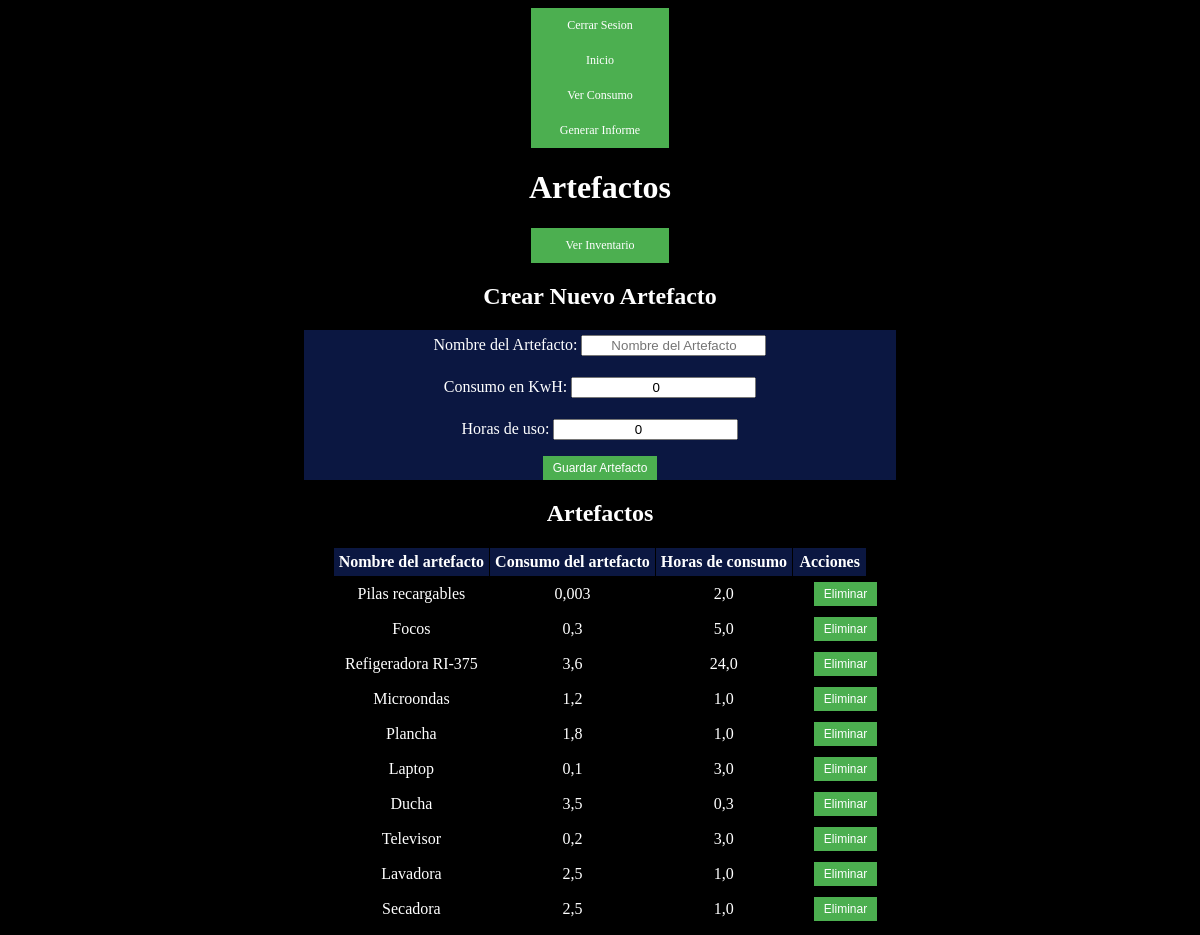
Before: /paginaUsuario/inventario/artefactos/ (signed in) with the older database file.
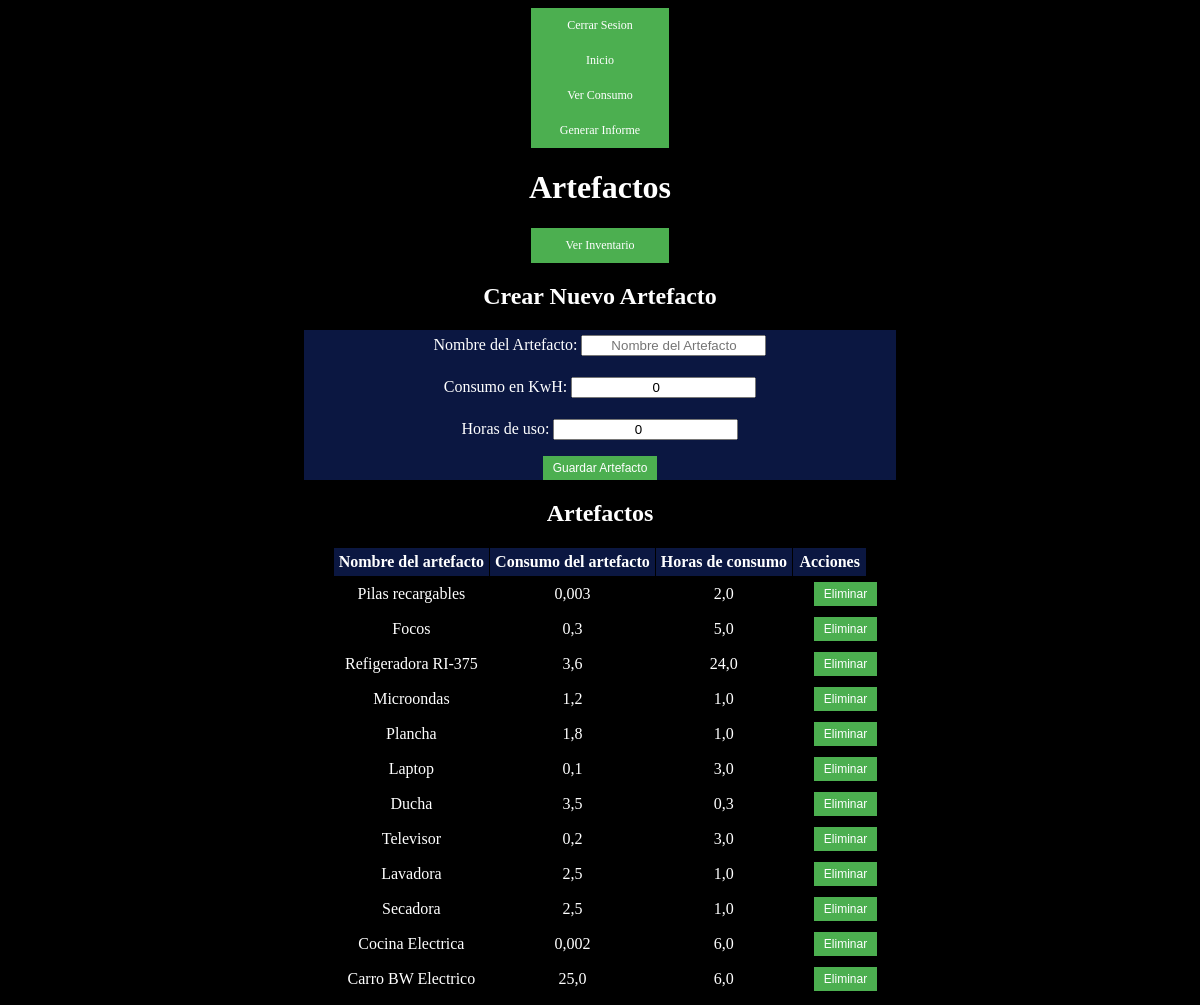
After: the same page with the newer database file.
### energy/models.py (models this page shows, shortened)
class Artefactos(models.Model):
    user = models.ForeignKey(User, on_delete=models.CASCADE)
    nombreArtefacto = models.CharField(max_length=20)
    consumoKwH = models.FloatField(default=0)
    horasDeUso = models.FloatField(default=0)

### energy/views.py (the view, shortened to what this page needs)
# urls.py: path('paginaUsuario/inventario/artefactos/', artefacto, name="artefacto"),
def artefacto(request):
    if request.user.is_authenticated:
        artefactos = Artefactos.objects.filter(user=request.user)
        if request.method == 'GET':
            form = ArtefactosForm()
            return render(request, 'energy/home/artefactos.html', {
                'form': form,
                'artefactos': artefactos,
            })
    return render(request, 'energy/home/artefactos.html', {
        'eliminar': eliminarArtefacto,
        })

### energy/forms.py
class ArtefactosForm(forms.ModelForm):
    class Meta:
        model = Artefactos
        fields = ('nombreArtefacto', 'consumoKwH', 'horasDeUso')
        widgets = {
            'nombreArtefacto': forms.TextInput(
                attrs={
                    'placeholder': 'Nombre del Artefacto'
                }
            ),
            'consumoKwH': forms.NumberInput(
                attrs={
                    'placeholder': 'Consumo en KwH'
                }
            ),
            'horasDeUso': forms.NumberInput(
                attrs={
                    'placeholder': 'Horas de uso'
                }
            )
        }
        labels = {
            'nombreArtefacto': 'Nombre del Artefacto',
            'consumoKwH': 'Consumo en KwH',
            'horasDeUso': 'Horas de uso',
        }

### energy/templates/energy/home/artefactos.html (shortened to what this page needs)
<html>
<head>
</head>
<body>
<a href="{% url 'cerrarSesion' %}">Cerrar Sesion</a>
<a href="{% url 'paginaUsuario' %}">Inicio</a>
<a href="{% url 'proyecciones' %}">Ver Consumo</a>
<a href="{% url 'informe' %}">Generar Informe</a>
    <h1>Artefactos</h1>
<a href="{% url 'inventario' %}">Ver Inventario</a>
<h2>Crear Nuevo Artefacto</h2>
<form method="post" action="{% url 'artefacto' %}">
  {{ form.as_p }}
  <button type="submit">Guardar Artefacto</button>
</form>
<h2>Artefactos</h2>
<table>
  <tr>
    <th>Nombre del artefacto</th>
    <th>Consumo del artefacto</th>
    <th>Horas de consumo</th>
    <th>Acciones</th>
  </tr>
  {% for artefacto in artefactos %}
    <tr>
        <td>{{ artefacto.nombreArtefacto }}</td>
        <td>{{ artefacto.consumoKwH }}</td>
        <td>{{ artefacto.horasDeUso }}</td>
        <td>
        <form method="post" action="{% url 'eliminarArtefacto' artefacto.id %}">
          <button type="submit">Eliminar</button>
        </form>
        </td>
  {% endfor %}
</table>
</body>
</html>

Changed rows visible on the page:
added Artefactos: nombreArtefacto "Cocina Electrica", consumoKwH "0,002", horasDeUso "6,0"
added Artefactos: nombreArtefacto "Carro BW Electrico", consumoKwH "25,0", horasDeUso "6,0"
